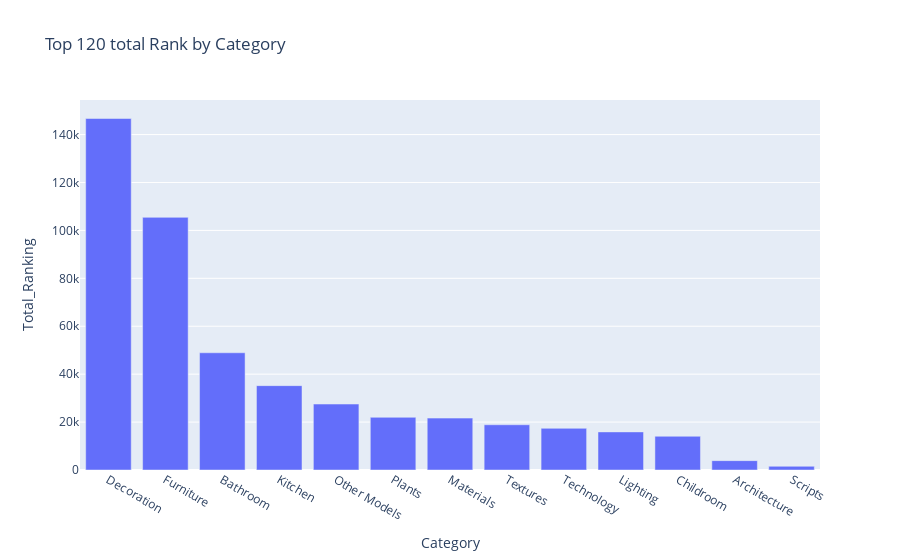

Notebook cell for this chart:
### Code cell
data_cat_gr = data.groupby(by='Category', as_index=False)['Ranking'].sum()
data_cat_gr.columns = ['Category', 'Total_Ranking']
data_cat_gr.sort_values(by='Total_Ranking', ascending=False, inplace=True)

fig2 = px.bar(data_cat_gr, x='Category', y='Total_Ranking', title='Top 120 total Rank by Category')
fig2.show()

### Figure 1 — Plotly figure (JSON) as saved in the notebook; plotly's stock layout.template omitted (floating-point values rounded to 4 significant figures)
{"data": [{"alignmentgroup": "True", "hovertemplate": "Category=%{x}<br>Total_Ranking=%{y}<extra></extra>", "legendgroup": "", "marker": {"color": "#636efa", "pattern": {"shape": ""}}, "name": "", "offsetgroup": "", "orientation": "v", "showlegend": false, "textposition": "auto", "type": "bar", "x": ["Decoration", "Furniture", "Bathroom", "Kitchen", "Other Models", "Plants", "Materials", "Textures", "Technology", "Lighting", "Childroom", "Architecture", "Scripts"], "xaxis": "x", "y": [146706, 105444, 48930, 35211, 27525, 21987, 21652, 18887, 17388, 15903, 14076, 3908, 1543], "yaxis": "y"}], "layout": {"barmode": "relative", "legend": {"tracegroupgap": 0}, "title": {"text": "Top 120 total Rank by Category"}, "xaxis": {"anchor": "y", "domain": [0, 1], "title": {"text": "Category"}}, "yaxis": {"anchor": "x", "domain": [0, 1], "title": {"text": "Total_Ranking"}}}}
